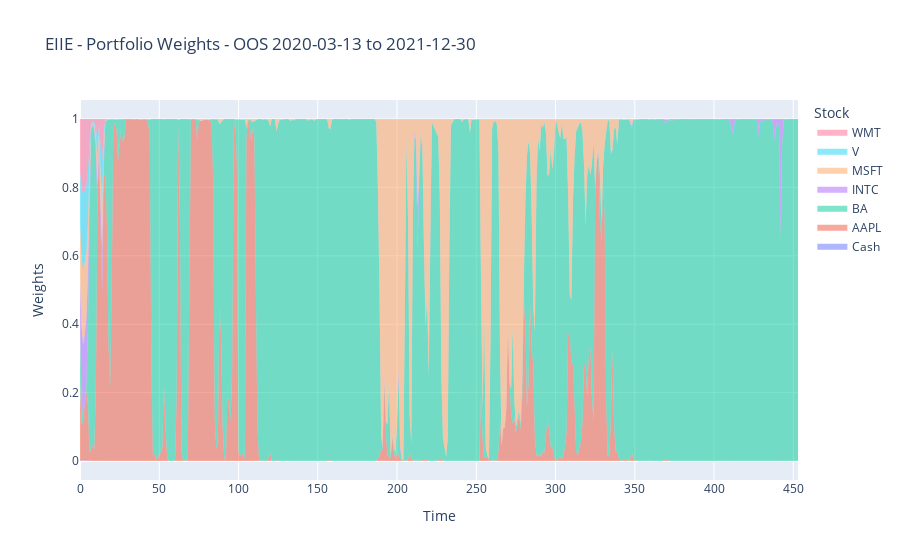

The notebook cell saved with this chart:
### Code cell
import pandas as pd
import matplotlib.pyplot as plt

# Specify the path to your CSV file
csv_file_path = 'tensor_graph/actions455_eiie_2019.csv'

# Read the CSV file into a DataFrame
df = pd.read_csv(csv_file_path)

df = df.rename(columns={old_name: i for i, old_name in enumerate(df.columns)})
print(df)


import plotly.graph_objects as go


# Example data (replace with your actual data)
# Ensure data is available and correct
time = df.index

# Calculate cumulative sums for stacking
cash = df[0]
w1 = cash + df[1]
w2 = w1 + df[2]
w3 = w2 + df[3]
w4 = w3 + df[4]
w5 = w4 + df[5]
w6 = w5 + df[6]


# Create the figure
fig = go.Figure()

# Add each trace with fill specified to stack them

# This should stack up to the total load

fig.add_trace(go.Scatter(x=time, y=cash, fill='tozeroy', mode='none', name='Cash'))
fig.add_trace(go.Scatter(x=time, y=w1, fill='tonexty', mode='none', name='AAPL'))
fig.add_trace(go.Scatter(x=time, y=w2, fill='tonexty', mode='none', name='BA'))
fig.add_trace(go.Scatter(x=time, y=w3, fill='tonexty', mode='none', name='INTC'))
fig.add_trace(go.Scatter(x=time, y=w4, fill='tonexty', mode='none', name='MSFT'))
fig.add_trace(go.Scatter(x=time, y=w5, fill='tonexty', mode='none', name='V'))
fig.add_trace(go.Scatter(x=time, y=w6, fill='tonexty', mode='none', name='WMT'))
# fig.add_trace(go.Scatter(x=time, y=load, fill='tonexty', mode='none', name='load'))



# Customize layout
fig.update_layout(
    title='EIIE - Portfolio Weights - OOS 2020-03-13 to 2021-12-30',
    yaxis_title='Weights',
    xaxis_title='Time',
    legend_title='Stock',
    hovermode='x unified'
)

fig.show()

### Figure 1 — Plotly figure (JSON) as saved in the notebook; plotly's stock layout.template omitted (floating-point values rounded to 4 significant figures; data arrays with more than 128 entries replaced by an {"elided": "..."} marker saying what was removed)
{"data": [{"fill": "tozeroy", "mode": "none", "name": "Cash", "type": "scatter", "x": {"elided": "454 int values"}, "y": {"elided": "454 float values"}}, {"fill": "tonexty", "mode": "none", "name": "AAPL", "type": "scatter", "x": {"elided": "454 int values"}, "y": {"elided": "454 float values"}}, {"fill": "tonexty", "mode": "none", "name": "BA", "type": "scatter", "x": {"elided": "454 int values"}, "y": {"elided": "454 float values"}}, {"fill": "tonexty", "mode": "none", "name": "INTC", "type": "scatter", "x": {"elided": "454 int values"}, "y": {"elided": "454 float values"}}, {"fill": "tonexty", "mode": "none", "name": "MSFT", "type": "scatter", "x": {"elided": "454 int values"}, "y": {"elided": "454 float values"}}, {"fill": "tonexty", "mode": "none", "name": "V", "type": "scatter", "x": {"elided": "454 int values"}, "y": {"elided": "454 float values"}}, {"fill": "tonexty", "mode": "none", "name": "WMT", "type": "scatter", "x": {"elided": "454 int values"}, "y": {"elided": "454 float values"}}], "layout": {"hovermode": "x unified", "legend": {"title": {"text": "Stock"}}, "title": {"text": "EIIE - Portfolio Weights - OOS 2020-03-13 to 2021-12-30"}, "xaxis": {"title": {"text": "Time"}}, "yaxis": {"title": {"text": "Weights"}}}}
